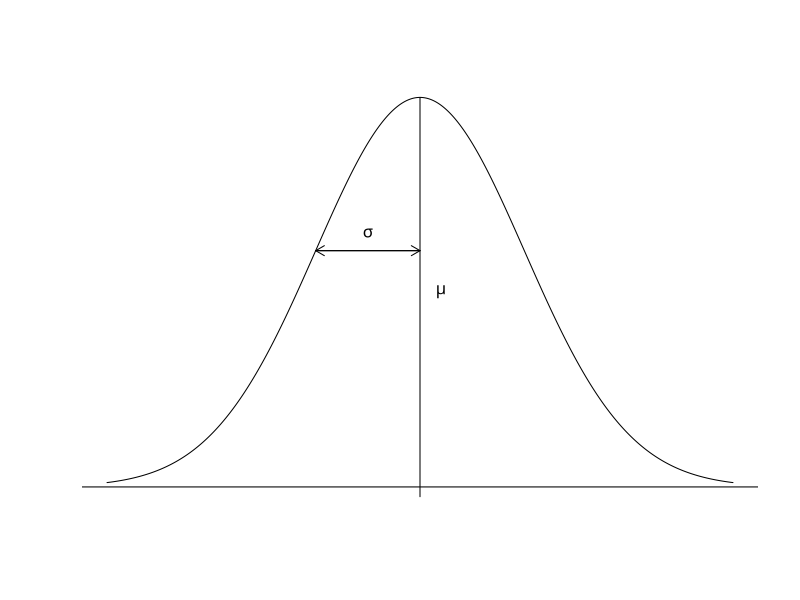

This figure's R source:
x <- seq(-3, 3, length = 501)
plot(x, dnorm(x), axes = FALSE, type = 'l', xlab = '',
  ylab = '') ; abline(h = 0)
x <- 0 ; lines(c(0, 0), c(dnorm(x),  -0.01))
x <-  -1 ; lines(c(-1, 0), c(dnorm(x), dnorm(x)))
arrows(-1, dnorm(x), 0, dnorm(x), code = 3, length = 0.1)
text(0.2, 0.2, expression(italic(mu)))
text(-0.5, 0.26, expression(italic(sigma)))
